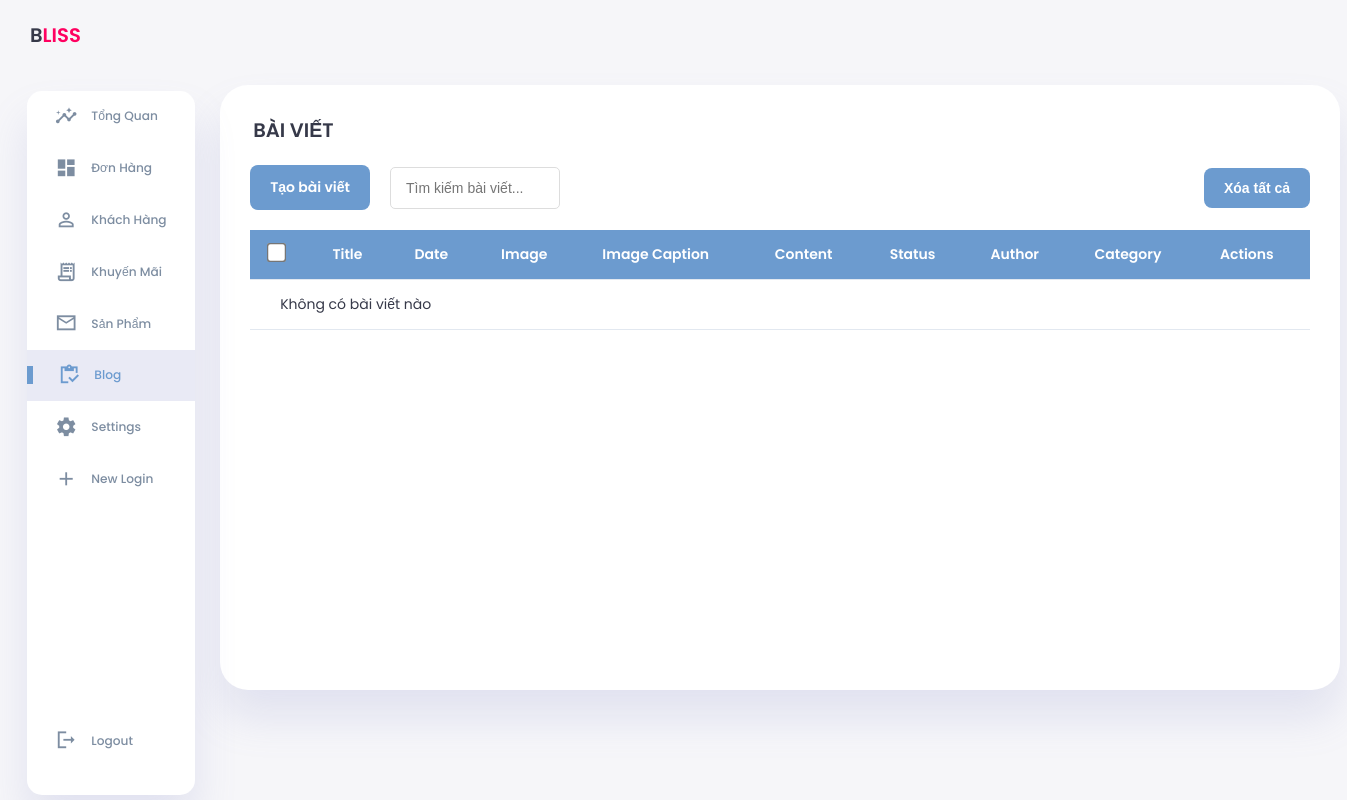
The app's page /admin/BlogAdmin.php, older data.
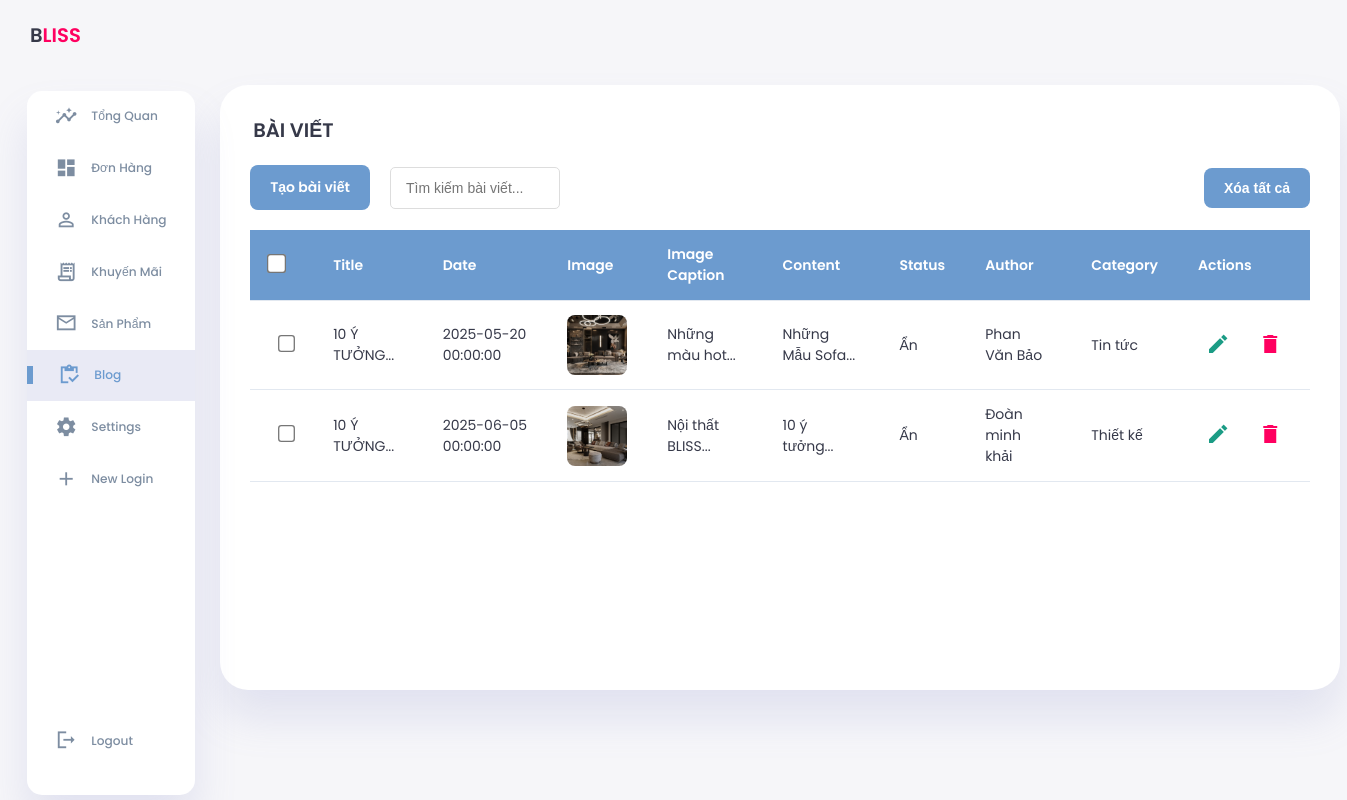
The same page, newer data.
### tables this page shows
CREATE TABLE blogs
(
    id INT
    AUTO_INCREMENT PRIMARY KEY,
    title VARCHAR
    (255),
    date DATETIME,
    description TEXT,
    content TEXT,
    image_path VARCHAR
    (255),
    status ENUM
    ('Hiển thị', 'Ẩn') DEFAULT 'Ẩn',
    author VARCHAR
    (100),
    category VARCHAR
    (100)
);

### BE/db_blogAdmin.php (called while the page is built, shortened)
<?php
$servername = "localhost";
$username = "root";
$password = "";
$dbname = "furniture_store";
$conn = new mysqli($servername, $username, $password, $dbname);
$sql = "SELECT * FROM blogs";
$result = $conn->query($sql);

### admin/BlogAdmin.php (the view, shortened to what this page needs)
<?php
include '../BE/db_blogAdmin.php';
?>
<!DOCTYPE html>
<html lang="vi">
<head>
    <link rel="stylesheet" href="../Css/blogAdmin.css">
</head>
<body>
    <header>
        <?php include('menu.php'); ?>
        <div class="main-content">
            <h2>BÀI VIẾT</h2>
            <div class="search-container">
                <input type="text" id="searchInput" onkeyup="searchTable()" placeholder="Tìm kiếm bài viết..."
                    title="Search for titles, dates, or categories">
                <button class="delete-all-btn" onclick="deleteAllPosts()">Xóa tất cả</button>
                <a href="../admin/blogAdmin_detail.php" class="create-order-btn">Tạo bài viết</a>
            </div>
            <table id="blogTable">
                <thead>
                    <tr>
                        <th><input type="checkbox" id="selectAll" onclick="toggleSelectAll()"></th>
                        <th>Title</th>
                        <th>Date</th>
                        <th>Image</th>
                        <th>Image Caption</th>
                        <th>Content</th>
                        <th>Status</th>
                        <th>Author</th>
                        <th>Category</th>
                        <th>Actions</th>
                    </tr>
                </thead>
                <tbody>
                    <?php
                        if ($result->num_rows > 0) {
                            while ($row = $result->fetch_assoc()) {
                                $description = $row['description'] ;
                                $content = $row['content'];
                                $title = $row['title'];
                                $description_words = explode(' ', $description);
                                $description_excerpt = implode(' ', array_slice($description_words, 0, 3)) . '...';
                                $content_words = explode(' ', $content);
                                $content_excerpt = implode(' ', array_slice($content_words, 0, 3)) . '...';
                                $title_words = explode(' ', $title);
                                $title_excerpt = implode(' ', array_slice($title_words, 0, 3)) . '...';
                        ?>
                    <tr>
                        <td><input type="checkbox" class="row-checkbox" data-post-id="<?php echo $row['id']; ?>">
                        </td>
                        <td><?php echo $title_excerpt; ?></td>
                        <td><?php echo $row['date']; ?></td>
                        <td><img src="../Bliss/<?php echo $row['image_path']; ?>" alt="Image" width="50"></td>
                        <td><?php echo $description_excerpt; ?></td>
                        <td><?php echo $content_excerpt; ?></td>
                        <td><?php echo $row['status']; ?></td>
                        <td><?php echo $row['author']; ?></td>
                        <td><?php echo $row['category']; ?></td>
                        <td>
                            <div class="action-buttons">
                                <button class="edit-btn"
                                    onclick="window.location.href='blogAdmin_detail.php?id=<?php echo $row['id']; ?>'">
                                    <span class="material-icons-sharp">edit</span>
                                </button>
                                <button class="delete-btn" onclick="deletePost(this)">
                                    <span class="material-icons-sharp">delete</span>
                                </button>
                            </div>
                        </td>
                    </tr>
                    <?php
                            }
                        } else {
                            echo "<tr><td colspan='11'>Không có bài viết nào</td></tr>";
                        }
                        ?>
                </tbody>
            </table>
        </div>
    </header>
</body>
</html>

### admin/menu.php (shortened to what this page needs)
<!DOCTYPE html>
<html lang="en">
<head>
    <link rel="stylesheet" href="../Css/menu.css">
</head>
<body>
    <div class="container">
        <aside>
            <div class="toggle">
                <div class="">
                    <h2>B<span class="danger">LISS</span></h2>
                </div>
            </div>
            <div class="sidebar">
                <a href="../admin/dashboard.php">
                    <span class="material-icons-sharp">
                    </span>
                    <h3>Tổng Quan</h3>
                </a>
                <a href="../admin/donhang.php">
                    <span class="material-icons-sharp">
                    </span>
                    <h3>Đơn Hàng</h3>
                </a>
                <a href="../admin/khachhang.php">
                    <span class="material-icons-sharp">
                    </span>
                    <h3>Khách Hàng</h3>
                </a>
                <a href="../admin/khuyenmai.php">
                    <span class="material-icons-sharp">
                    </span>
                    <h3>Khuyến Mãi</h3>
                </a>
                <a href="../admin/sanpham.php">
                    <span class="material-icons-sharp">
                    </span>
                    <h3>Sản Phẩm</h3>
                </a>
                <a href="../admin/BlogAdmin.php">
                    <span class="material-icons-sharp">
                    </span>
                    <h3>Blog</h3>
                </a>
                <a href="#">
                    <span class="material-icons-sharp">
                    </span>
                    <h3>Settings</h3>
                </a>
                <a href="#">
                    <span class="material-icons-sharp">
                    </span>
                    <h3>New Login</h3>
                </a>
                <a href="logoutadmin.php">
                    <span class="material-icons-sharp">
                    </span>
                    <h3>Logout</h3>
                </a>
            </div>
        </aside>
</body>
</html>

### Css/blogAdmin.css (style rules this page uses)
h2 { font-size: 1rem; font-weight: 600; padding-left: 3px; color: var(--color-dark); margin-bottom: 20px; }
.main-content { width: 100%; max-width: 1200px; margin: 110px auto; padding: 30px; margin-top: 85px; background-color: var(--color-white); border-radius: var(--card-border-radius); box-shadow: var(--box-shadow); display: flex; flex-direction: column; }
.search-container { display: flex; justify-content: flex-start; gap: 20px; width: 100%; align-items: center; }
.delete-all-btn { padding: 12px 20px; background-color: var(--color-primary); color: var(--color-white); border: none; border-radius: 8px; font-weight: 600; font-size: 1rem; cursor: pointer; transition: background-color 0.3s ease; margin-left: auto; }
#searchInput { padding: 12px 15px; font-size: 1rem; border-radius: 5px; border: 1px solid #ddd; outline: none; width: 170px; transition: border-color 0.3s ease; }
.search-container input { order: 1; }
.search-container .delete-all-btn { order: 2; }
.create-order-btn { padding: 12px 20px; background-color: var(--color-primary); color: var(--color-white); text-decoration: none; border-radius: 8px; font-weight: 600; font-size: 1rem; transition: background-color 0.3s ease; }
table { width: 100%; border-collapse: collapse; margin-top: 20px; font-size: 1rem; }
th, td { padding: 14px 20px; text-align: left; color: var(--color-dark); border-bottom: 1px solid #e2e8f0; }
th { background-color: var(--color-primary); color: var(--color-white); font-weight: 600; }
td { background-color: var(--color-light-grey); }
td:first-child { padding-left: 30px; }
td img { width: 60px; height: 60px; object-fit: cover; border-radius: 8px; }
input[type="checkbox"] { transform: scale(1.3); cursor: pointer; }
.action-buttons { display: flex; justify-content: space-between; gap: 12px; }
.edit-btn, .delete-btn { background-color: transparent; border: none; padding: 8px; cursor: pointer; transition: transform 0.3s ease, color 0.3s ease; }
.material-icons-sharp { font-size: 20px; }
.edit-btn { color: var(--color-success); }
.delete-btn { color: var(--color-danger); }
#selectAll { transform: scale(1.5); cursor: pointer; }

### Css/menu.css (style rules this page uses)
:root { --color-primary: #6C9BCF; --color-danger: #FF0060; --color-success: #1B9C85; --color-warning: #F7D060; --color-white: #fff; --color-info-dark: #7d8da1; --color-dark: #363949; --color-light: rgba(132, 139, 200, 0.18); --color-dark-variant: #677483; --color-background: #f6f6f9; --card-border-radius: 2rem; --border-radius-1: 0.4rem; --border-radius-2: 1.2rem; --card-padding: 1.8rem; --padding-1: 1.2rem; --box-shadow: 0 2rem 3rem var(--color-light); }
* { margin: 0; padding: 0; outline: 0; appearance: 0; border: 0; text-decoration: none; box-sizing: border-box; }
html { font-size: 14px; }
body { width: 100vw; height: 100vh; font-family: 'Poppins', sans-serif; user-select: none; overflow-x: hidden; color: var(--color-dark); background-color: var(--color-background); }
a { color: var(--color-dark); }
img { display: block; width: 100%; object-fit: cover; }
h2 { font-weight: 600; font-size: 1.4rem; }
h3 { font-weight: 500; font-size: 0.87rem; }
.danger { color: var(--color-danger); }
.container { display: grid; width: 96%; margin: 0 auto; gap: 1.8rem; grid-template-columns: 12rem 80rem 23rem; }
aside { height: 100vh; }
aside .toggle { display: flex; align-items: center; justify-content: space-between; margin-top: 1.4rem; }
aside .sidebar { display: flex; flex-direction: column; background-color: var(--color-white); box-shadow: var(--box-shadow); border-radius: 15px; height: 88vh; position: relative; top: 1.5rem; transition: all 0.3s ease; }
aside .sidebar a { display: flex; align-items: center; color: var(--color-info-dark); height: 3.7rem; gap: 1rem; position: relative; margin-left: 2rem; transition: all 0.3s ease; }
aside .sidebar a span { font-size: 1.6rem; transition: all 0.3s ease; }
aside .sidebar a:last-child { position: absolute; bottom: 2rem; width: 100%; }
aside .sidebar a.active { width: 100%; color: var(--color-primary); background-color: var(--color-light); margin-left: 0; }
aside .sidebar a.active::before { content: ''; width: 6px; height: 18px; background-color: var(--color-primary); }
aside .sidebar a.active span { color: var(--color-primary); margin-left: calc(1rem - 3px); }

Row changes from the older to the newer data that the page shows:
added blogs: title "10 Ý TƯỞNG...", date "2025-05-20 00:00:00", image_path (picture), description "Những màu hot...", content_excerpt "Những Mẫu Sofa...", status "Ẩn", author "Phan Văn Bảo", category "Tin tức"
added blogs: title "10 Ý TƯỞNG...", date "2025-06-05 00:00:00", image_path (picture), description "Nội thất BLISS...", content_excerpt "10 ý tưởng...", status "Ẩn", author "Đoàn minh khải", category "Thiết kế"
Text that changed along with them:
text no longer shown: "Không có bài viết nào"
